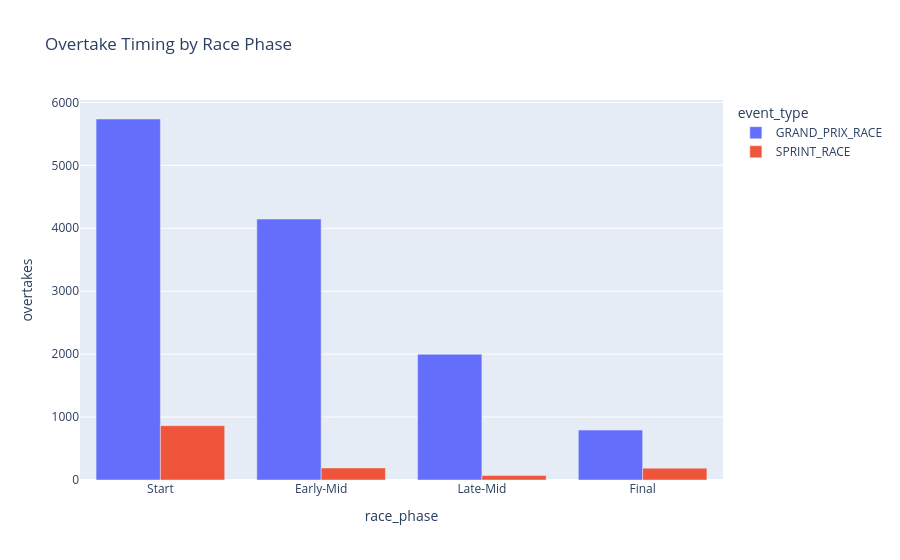

The cell this chart's notebook holds for it:
### Code cell
phase_summary = overtakes.groupby(["event_type", "race_phase"], observed=True, as_index=False).size().rename(columns={"size": "overtakes"})
phase_summary.to_csv(OUTPUT_TABLES / "overtake_phase_summary.csv", index=False)
display(phase_summary)

fig = px.bar(
    phase_summary,
    x="race_phase",
    y="overtakes",
    color="event_type",
    barmode="group",
    title="Overtake Timing by Race Phase",
)
save_fig(fig, "overtake_timing_phase")

### Figure 1 — Plotly figure (JSON) as saved in the notebook; plotly's stock layout.template omitted (floating-point values rounded to 4 significant figures)
{"data": [{"alignmentgroup": "True", "hovertemplate": "event_type=GRAND_PRIX_RACE<br>race_phase=%{x}<br>overtakes=%{y}<extra></extra>", "legendgroup": "GRAND_PRIX_RACE", "marker": {"color": "#636efa", "pattern": {"shape": ""}}, "name": "GRAND_PRIX_RACE", "offsetgroup": "GRAND_PRIX_RACE", "orientation": "v", "showlegend": true, "textposition": "auto", "type": "bar", "x": ["Start", "Early-Mid", "Late-Mid", "Final"], "xaxis": "x", "y": [5736, 4146, 1998, 793], "yaxis": "y"}, {"alignmentgroup": "True", "hovertemplate": "event_type=SPRINT_RACE<br>race_phase=%{x}<br>overtakes=%{y}<extra></extra>", "legendgroup": "SPRINT_RACE", "marker": {"color": "#EF553B", "pattern": {"shape": ""}}, "name": "SPRINT_RACE", "offsetgroup": "SPRINT_RACE", "orientation": "v", "showlegend": true, "textposition": "auto", "type": "bar", "x": ["Start", "Early-Mid", "Late-Mid", "Final"], "xaxis": "x", "y": [863, 191, 70, 188], "yaxis": "y"}], "layout": {"barmode": "group", "legend": {"title": {"text": "event_type"}, "tracegroupgap": 0}, "title": {"text": "Overtake Timing by Race Phase"}, "xaxis": {"anchor": "y", "domain": [0.0, 1.0], "title": {"text": "race_phase"}}, "yaxis": {"anchor": "x", "domain": [0.0, 1.0], "title": {"text": "overtakes"}}}}
